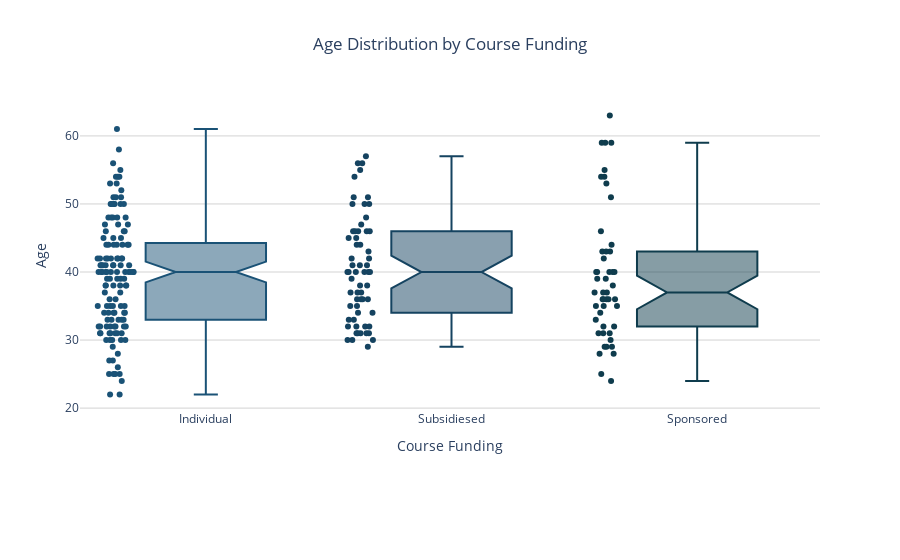

Notebook source saved alongside this figure:
### Markdown cell above
## Plotly Graph Object Age Distribution by Course Funding 

This graph shows the distribution of age against course funding for the students, highlighting how many students are being sponsored or have subsidies.

For all three categories, students aged 40 are the most densely represented. Sponsored students tend to be the youngest on average, while Individual and Subsidized students share the same median age.

The data reveals that the Individual category has the most students, primarily clustered between ages 30 and 40. Subsidized students are mostly around ages 30 to 35, and Sponsored students are also mainly between ages 30 and 35.

Outliers are present in all three funding groups, mostly at higher ages, with the Individual category having the most overall.

### Code cell
import plotly.graph_objects as go
import pandas as pd
import textwrap

def wrap_text(text, width=15):
    return '<br>'.join(textwrap.wrap(text, width=width))

# Assuming df is your DataFrame
# If you don't have df defined, you'll need to create or load it first

# Calculate the count of data points for each course funding
count_by_course_funding = df['COURSE FUNDING'].value_counts().reset_index()
count_by_course_funding.columns = ['COURSE FUNDING', 'Count']
count_by_course_funding = count_by_course_funding.sort_values(by='Count', ascending=False)

# Reorder the DataFrame based on sorted course funding
df['COURSE FUNDING'] = pd.Categorical(df['COURSE FUNDING'], categories=count_by_course_funding['COURSE FUNDING'], ordered=True)

# Get sorted course funding labels
course_funding_labels = count_by_course_funding['COURSE FUNDING']

# Create a darker color scale
colors = ['#1a5276', '#154360', '#0f3c4d', '#0b2c3a', '#071f28', '#031016', '#000506', '#000000']

# Create the box plot
fig = go.Figure()

for i, course_funding in enumerate(course_funding_labels):
    course_funding_data = df[df['COURSE FUNDING'] == course_funding]['Age']
    
    fig.add_trace(go.Box(
        y=course_funding_data,
        name=course_funding,
        boxpoints='all',
        jitter=0.3,
        whiskerwidth=0.2,
        marker_color=colors[i % len(colors)],
        line_color=colors[i % len(colors)],
        showlegend=False,
        notched=True
    ))

# Wrap the course funding labels
wrapped_labels = [wrap_text(label) for label in course_funding_labels]

# Update layout
fig.update_layout(
    title={
        'text': "Age Distribution by Course Funding",
        'x': 0.5,
        'xanchor': 'center'
    },
    xaxis=dict(
        title="Course Funding",
        tickmode='array',
        tickvals=list(range(len(course_funding_labels))),
        ticktext=wrapped_labels,
        tickangle=0
    ),
    yaxis=dict(
        title="Age"
    ),
    font=dict(
        size=12
    ),
    plot_bgcolor='white',
    paper_bgcolor='white',
    margin=dict(b=150)  # Increase bottom margin to accommodate wrapped labels
)

# Update the x-axis to show all labels
fig.update_xaxes(tickangle=0, tickmode='array', tickvals=list(range(len(course_funding_labels))), ticktext=wrapped_labels)

# Update y-axis to have a white background with light grey gridlines
fig.update_yaxes(
    showgrid=True,
    gridcolor='lightgrey',
    zeroline=True,
    zerolinecolor='lightgrey'
)

# Return the figure object
fig.show()

### Figure 1 — Plotly figure (JSON) as saved in the notebook; plotly's stock layout.template omitted (floating-point values rounded to 4 significant figures; data arrays with more than 128 entries replaced by an {"elided": "..."} marker saying what was removed)
{"data": [{"boxpoints": "all", "jitter": 0.3, "line": {"color": "#1a5276"}, "marker": {"color": "#1a5276"}, "name": "Individual", "notched": true, "showlegend": false, "type": "box", "whiskerwidth": 0.2, "y": {"elided": "133 int values"}}, {"boxpoints": "all", "jitter": 0.3, "line": {"color": "#154360"}, "marker": {"color": "#154360"}, "name": "Subsidiesed", "notched": true, "showlegend": false, "type": "box", "whiskerwidth": 0.2, "y": [46, 32, 39, 48, 46, 35, 44, 41, 44, 55, 34, 32, 54, 50, 40, 32, 46, 38, 31, 36, 40, 37, 30, 36, 29, 31, 47, 50, 35, 38, 34, 30, 46, 36, 33, 51, 37, 50, 45, 33, 40, 46, 31, 40, 31, 41, 56, 30, 36, 43, 51, 40, 41, 56, 31, 45, 42, 57, 40, 42, 37, 32]}, {"boxpoints": "all", "jitter": 0.3, "line": {"color": "#0f3c4d"}, "marker": {"color": "#0f3c4d"}, "name": "Sponsored", "notched": true, "showlegend": false, "type": "box", "whiskerwidth": 0.2, "y": [36, 43, 28, 29, 29, 35, 40, 44, 40, 36, 51, 34, 37, 55, 36, 35, 31, 43, 28, 38, 29, 37, 40, 43, 31, 54, 54, 35, 63, 24, 32, 36, 36, 25, 53, 39, 42, 59, 40, 39, 31, 46, 40, 32, 33, 30, 59, 59, 37]}], "layout": {"font": {"size": 12}, "margin": {"b": 150}, "paper_bgcolor": "white", "plot_bgcolor": "white", "title": {"text": "Age Distribution by Course Funding", "x": 0.5, "xanchor": "center"}, "xaxis": {"tickangle": 0, "tickmode": "array", "ticktext": ["Individual", "Subsidiesed", "Sponsored"], "tickvals": [0, 1, 2], "title": {"text": "Course Funding"}}, "yaxis": {"gridcolor": "lightgrey", "showgrid": true, "title": {"text": "Age"}, "zeroline": true, "zerolinecolor": "lightgrey"}}}
